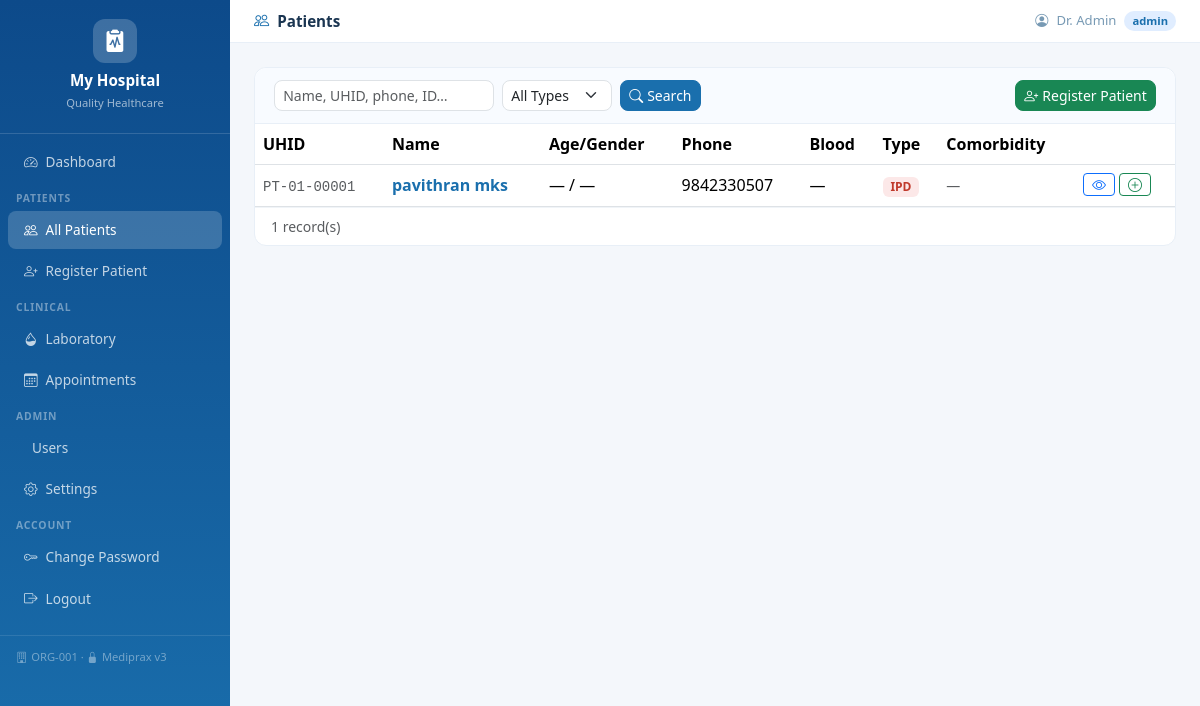
Screenshot of /patients/ (signed in) with the database file from the repository.
### tables this page shows
CREATE TABLE hospitals(
            id         INTEGER PRIMARY KEY AUTOINCREMENT,
            name       TEXT NOT NULL,
            tagline    TEXT DEFAULT 'Quality Healthcare',
            address    TEXT DEFAULT '',
            phone      TEXT DEFAULT '',
            email      TEXT DEFAULT '',
            color1     TEXT DEFAULT '#1a6fad',
            color2     TEXT DEFAULT '#0e9f8b',
            is_active  INTEGER DEFAULT 1,
            created_at TIMESTAMP DEFAULT CURRENT_TIMESTAMP
        , org_id TEXT);

CREATE TABLE settings(
            id             INTEGER PRIMARY KEY AUTOINCREMENT,
            hospital_id    INTEGER UNIQUE NOT NULL,
            doctor_name    TEXT DEFAULT '',
            doctor_degree  TEXT DEFAULT 'MBBS, MD',
            FOREIGN KEY (hospital_id) REFERENCES hospitals(id)
        );

CREATE TABLE patients(
            id                INTEGER PRIMARY KEY AUTOINCREMENT,
            hospital_id       INTEGER NOT NULL,
            uhid              TEXT,
            name              TEXT NOT NULL,
            dob               DATE,
            age               INTEGER,
            gender            TEXT,
            guardian_name     TEXT DEFAULT '',
            guardian_relation TEXT DEFAULT '',
            emergency_contact TEXT DEFAULT '',
            emergency_phone   TEXT DEFAULT '',
            insurance         TEXT DEFAULT '',
            insurance_no      TEXT DEFAULT '',
            blood_group       TEXT DEFAULT '',
            rh_factor         TEXT DEFAULT '',
            height_cm         INTEGER,
            address           TEXT DEFAULT '',
            city              TEXT DEFAULT '',
            state             TEXT DEFAULT '',
            phone             TEXT DEFAULT '',
            email             TEXT DEFAULT '',
            individual_number TEXT DEFAULT '',
            occupation        TEXT DEFAULT '',
            marital_status    TEXT DEFAULT '',
            religion          TEXT DEFAULT '',
            nationality       TEXT DEFAULT 'Indian',
            comorbidity       TEXT DEFAULT '',
            known_allergies   TEXT DEFAULT '',
            past_medical_history TEXT DEFAULT '',
            past_surgical_history TEXT DEFAULT '',
            family_history    TEXT DEFAULT '',
            habits            TEXT DEFAULT '',
            patient_type      TEXT DEFAULT 'OPD'
                              CHECK(patient_type IN ('OPD','IPD','Emergency')),
            created_at        TIMESTAMP DEFAULT CURRENT_TIMESTAMP,
            updated_at        TIMESTAMP DEFAULT CURRENT_TIMESTAMP, org_id TEXT,
            FOREIGN KEY (hospital_id) REFERENCES hospitals(id)
        );

### app/routes/patient_routes.py (the view)
@patient_routes.route('/')
def patients():
    if not _ok(): return redirect(url_for('auth.login'))
    hid = _hid(); db = get_db()
    q = request.args.get('q','').strip()
    ptype = request.args.get('type','')
    pg = max(1,request.args.get('page',1,type=int)); pp = 15
    where = 'WHERE p.hospital_id=?'; params = [hid]
    if q:
        where += ' AND (p.name LIKE ? OR p.phone LIKE ? OR p.uhid LIKE ? OR p.individual_number LIKE ? OR CAST(p.id AS TEXT) LIKE ?)'
        params += [f'%{q}%']*5
    if ptype:
        where += ' AND p.patient_type=?'; params.append(ptype)
    total = db.execute(f'SELECT COUNT(*) FROM patients p {where}',params).fetchone()[0]
    rows  = db.execute(f'SELECT p.* FROM patients p {where} ORDER BY p.id DESC LIMIT ? OFFSET ?',
                       params+[pp,(pg-1)*pp]).fetchall()
    pages = max(1,(total+pp-1)//pp)
    return render_template('patients.html', patients=[_safe(r,PKEYS) for r in rows],
                           search=q, ptype=ptype, page=pg, total_pages=pages, total=total)

### app/database.py (called while the page is built)
def get_db():
    if 'db' not in g:
        g.db = sqlite3.connect(current_app.config['DATABASE'])
        g.db.row_factory = sqlite3.Row
        g.db.execute('PRAGMA foreign_keys = ON')
    return g.db

### app/routes/patient_routes.py (called while the page is built)
def _hid(): return session.get('hospital_id', 1)

def _ok():  return 'user_id' in session and 'hospital_id' in session

def _safe(row, keys):
    if not row: return {k:None for k in keys}
    d = {}
    for k in keys:
        try: d[k] = row[k]
        except: d[k] = None
    return d

### templates/patients.html (shortened to what this page needs)
{% extends "base.html" %}
{% block page_title %}<i class="bi bi-people me-2 text-primary"></i>Patients{% endblock %}
{% block content %}
<div class="card">
  <div class="card-header d-flex flex-wrap justify-content-between gap-2">
    <form class="d-flex flex-wrap gap-2" method="GET">
      <input type="text" name="q" value="{{ search }}" class="form-control form-control-sm" style="width:220px;border-radius:8px" placeholder="Name, UHID, phone, ID…"/>
      <select name="type" class="form-select form-select-sm" style="width:110px;border-radius:8px">
        <option value="">All Types</option>
      </select>
      <button class="btn btn-sm btn-primary" style="border-radius:8px"><i class="bi bi-search me-1"></i>Search</button>
    </form>
    {% if session.role in ('admin','doctor') %}
    <a href="{{ url_for('patients.add_patient_view') }}" class="btn btn-sm btn-success" style="border-radius:8px"><i class="bi bi-person-plus me-1"></i>Register Patient</a>
    {% endif %}
  </div>
  <div class="card-body p-0">
    {% if patients %}
    <table class="table table-hover mb-0">
      <thead><tr><th>UHID</th><th>Name</th><th>Age/Gender</th><th>Phone</th><th>Blood</th><th>Type</th><th>Comorbidity</th><th></th></tr></thead>
      <tbody>
      {% for p in patients %}
      <tr>
        <td><code class="small text-muted">{{ p.uhid or '—' }}</code></td>
        <td><a href="{{ url_for('patients.patient_detail', pid=p.id) }}" class="fw-semibold text-decoration-none text-primary">{{ p.name }}</a></td>
        <td>{{ p.age or '—' }} / {{ (p.gender or '—')[:1] }}</td>
        <td>{{ p.phone or '—' }}</td>
        <td>{% if p.blood_group %}<span class="badge" style="background:#fee2e2;color:#b91c1c">{{ p.blood_group }}</span>{% else %}—{% endif %}</td>
        <td>
          {% if p.patient_type == 'IPD' %}<span class="badge" style="background:#fce8e8;color:#c0392b">IPD</span>
          {% elif p.patient_type == 'Emergency' %}<span class="badge" style="background:#fff3cd;color:#856404">EMG</span>
          {% else %}<span class="badge" style="background:#e8f5e9;color:#2e7d32">OPD</span>{% endif %}
        </td>
        <td><small class="text-muted">{{ (p.comorbidity or '—')[:25] }}</small></td>
        <td>
          <div class="d-flex gap-1">
            <a href="{{ url_for('patients.patient_detail', pid=p.id) }}" class="btn btn-sm btn-outline-primary py-0 px-2"><i class="bi bi-eye"></i></a>
            {% if session.role in ('admin','doctor') %}
            <a href="{{ url_for('visits.add_visit', pid=p.id) }}" class="btn btn-sm btn-outline-success py-0 px-2" title="New Visit"><i class="bi bi-plus-circle"></i></a>
            {% endif %}
          </div>
        </td>
      </tr>
      {% endfor %}
      </tbody>
    </table>
    <div class="px-3 py-2 d-flex justify-content-between" style="border-top:1px solid #f0f4f8">
      <small class="text-muted">{{ total }} record(s)</small>
    </div>
    {% endif %}
  </div>
</div>
{% endblock %}

### templates/base.html (shortened to what this page needs)
<!DOCTYPE html>
<html lang="en">
<head>
  <link href="https://cdn.jsdelivr.net/npm/bootstrap@5.3.2/dist/css/bootstrap.min.css" rel="stylesheet"/>
  <link href="https://cdn.jsdelivr.net/npm/bootstrap-icons@1.11.3/font/bootstrap-icons.min.css" rel="stylesheet"/>
  <link rel="stylesheet" href="{{ url_for('static', filename='css/style.css') }}"/>
</head>
<body>
<nav id="sidebar">
  <div class="brand">
    <div class="brand-icon"><i class="bi bi-clipboard2-pulse-fill"></i></div>
    <h5>{{ hospital.name }}</h5>
    <small>{{ hospital.tagline }}</small>
  </div>
  <ul class="nav flex-column mt-2">
    {% if session.role != 'patient' %}
    <li class="nav-item"><a href="{{ url_for('auth.dashboard') }}" class="nav-link {% if request.endpoint=='auth.dashboard' %}active{% endif %}"><i class="bi bi-speedometer2"></i> Dashboard</a></li>
    <li class="nav-label">Patients</li>
    <li class="nav-item"><a href="{{ url_for('patients.patients') }}" class="nav-link {% if 'patients.' in (request.endpoint or '') %}active{% endif %}"><i class="bi bi-people"></i> All Patients</a></li>
    {% if session.role in ('admin','doctor') %}
    <li class="nav-item"><a href="{{ url_for('patients.add_patient_view') }}" class="nav-link"><i class="bi bi-person-plus"></i> Register Patient</a></li>
    {% endif %}
    <li class="nav-label">Clinical</li>
    <li class="nav-item"><a href="{{ url_for('lab.lab_list') }}" class="nav-link {% if 'lab.' in (request.endpoint or '') %}active{% endif %}"><i class="bi bi-droplet-half"></i> Laboratory</a></li>
    <li class="nav-item"><a href="{{ url_for('appointments.appointments') }}" class="nav-link {% if 'appointments.' in (request.endpoint or '') %}active{% endif %}"><i class="bi bi-calendar3"></i> Appointments</a></li>
    {% if session.role == 'admin' %}
    <li class="nav-label">Admin</li>
    <li class="nav-item"><a href="{{ url_for('auth.users') }}" class="nav-link {% if request.endpoint=='auth.users' %}active{% endif %}"> Users</a></li>
    <li class="nav-item"><a href="{{ url_for('settings.hospital_settings') }}" class="nav-link {% if 'settings.' in (request.endpoint or '') %}active{% endif %}"><i class="bi bi-gear"></i> Settings</a></li>
    {% endif %}
    {% else %}
    <li class="nav-item"><a href="{{ url_for('patients.patient_detail', pid=session.patient_id) }}" class="nav-link active"><i class="bi bi-file-medical"></i> My Records</a></li>
    {% endif %}
    <li class="nav-label">Account</li>
    <li class="nav-item"><a href="{{ url_for('auth.change_password') }}" class="nav-link"><i class="bi bi-key"></i> Change Password</a></li>
    <li class="nav-item"><a href="{{ url_for('auth.logout') }}" class="nav-link"><i class="bi bi-box-arrow-right"></i> Logout</a></li>
  </ul>
  <div class="sidebar-footer">
    {% if hospital.org_id %}<i class="bi bi-building me-1"></i>{{ hospital.org_id }} &middot; {% endif %}
    <i class="bi bi-lock-fill me-1"></i>Mediprax v3
  </div>
</nav>
<div id="topbar">
  <div class="d-flex align-items-center gap-2">
    <p class="page-title mb-0">{% block page_title %}{% endblock %}</p>
  </div>
  <div class="user-pill">
    <i class="bi bi-person-circle"></i>
    <span>{{ session.name }}</span>
    <span class="role-badge role-{{ session.role }}">{{ session.role }}</span>
  </div>
</div>
<div id="main">
  {% block content %}{% endblock %}
</div>
</body>
</html>

### static/css/style.css (style rules this page uses)
:root { --sidebar-w: 230px; }
body { margin:0; font-family:'Segoe UI',sans-serif; background:#f4f7fb; }
#sidebar { position:fixed; top:0; left:0; width:var(--sidebar-w); height:100vh; overflow-y:auto; z-index:200; }
.brand { padding:1.2rem 1rem; border-bottom:1px solid rgba(255,255,255,.15); text-align:center; }
.brand-icon { width:44px; height:44px; border-radius:12px; display:flex; align-items:center; justify-content:center; margin:0 auto .5rem; color:#fff; font-size:1.4rem; background:rgba(255,255,255,.2); }
.brand h5 { color:#fff; margin:0; font-weight:700; font-size:.95rem; }
.brand small { color:rgba(255,255,255,.6); font-size:.7rem; }
.nav-link { color:rgba(255,255,255,.75) !important; padding:.55rem 1rem !important; border-radius:8px; margin:.1rem .5rem; font-size:.85rem; display:flex; align-items:center; gap:8px; }
.nav-link:hover, .nav-link.active { background:rgba(255,255,255,.18) !important; color:#fff !important; }
.nav-label { padding:.5rem 1rem .2rem; font-size:.65rem; text-transform:uppercase; letter-spacing:.08em; color:rgba(255,255,255,.4); font-weight:700; }
.sidebar-footer { padding:.8rem 1rem; font-size:.7rem; color:rgba(255,255,255,.4); border-top:1px solid rgba(255,255,255,.1); margin-top:1rem; }
#topbar { margin-left:var(--sidebar-w); background:#fff; border-bottom:1px solid #e8eff7; padding:.6rem 1.5rem; display:flex; justify-content:space-between; align-items:center; position:sticky; top:0; z-index:100; }
.page-title { font-weight:600; font-size:.95rem; color:#1a3551; }
.user-pill { display:flex; align-items:center; gap:8px; font-size:.82rem; color:#789ab4; }
.role-badge { padding:2px 8px; border-radius:10px; font-size:.7rem; font-weight:600; }
.role-admin { background:#e0edff; color:#1a6fad; }
#main { margin-left:var(--sidebar-w); padding:1.5rem; }
.card { border:1px solid #e8eff7; border-radius:12px; box-shadow:none; }
.card-header { background:#f8fbff; border-bottom:1px solid #e8eff7; border-radius:12px 12px 0 0 !important; padding:.75rem 1.2rem; }

### rows the page displays
hospitals: name "My Hospital", tagline "Quality Healthcare", org_id "ORG-001"
settings: name "Dr. Admin"
patients: uhid "PT-01-00001", name "pavithran mks", age "—", gender "—", phone "9842330507", patient_type "IPD", comorbidity "—"

### other values shown
{{ session.role }} "admin"
{{ total }} "1"
